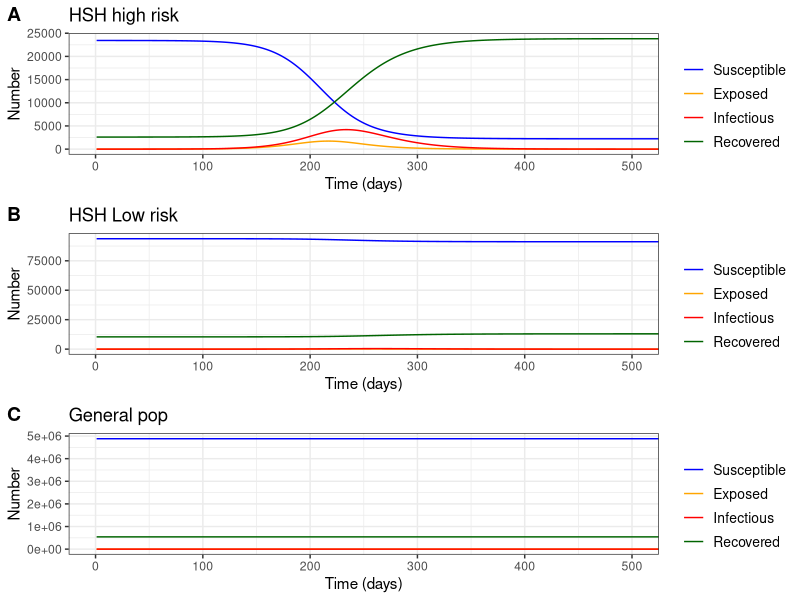

Write the R code that produced this figure. (Note: this script raises an error after producing the figure.)
######## Monkeypox model#######

rm(list =ls())

# Libraries
library(deSolve)
library(ggplot2)
library(cowplot)



p     <- 1   # Probabilidad p de volverse E dado que tiene un contacto con I. 

# b_gg  <- 1     # Num contactos general-general
# b_gl  <- 0.05  # Num contactos general-HSH low risk
# b_gh  <- 1e-6  # Num contactos general-HSH high risk
# b_lg  <- 0.05  # Num contactos HSH low risk-general
# b_ll  <- 0.25  # Num contactos HSH low risk-HSH low risk
# b_lh  <- 1e-2  # Num contactos HSH low risk-HSH high risk
# b_hg  <- 1e-6  # Num contactos HSH high risk-general risk
# b_hl  <- 1e-2  # Num contactos HSH high risk-HSH low risk
# b_hh  <- 1     # Num contactos HSH high risk-HSH high risk

# -------------------------------------------------------
# ----------- Number of sex partners during the last year 
# ------------------------------------------------------

b_gg  <- 1.5/365 # Num contactos general-general
b_gl  <- 0.5/365 # Num contactos general-HSH low risk
b_gh  <- 0.2/365 # Num contactos general-HSH high risk
b_ll  <- 3/365 # Num contactos HSH low risk-HSH low risk
b_lh  <- 2/365 # Num contactos HSH low risk-HSH high risk
b_hh  <- 50/365 # Num contactos HSH high risk-HSH high risk

b_lg  <- b_gl  # Num contactos HSH low risk-general
b_hg  <- b_gh  # Num contactos HSH high risk-general risk
b_hl  <- b_lh  # Num contactos HSH high risk-HSH low risk

p_HSH <- 0.024 #(https://www.sdp.gov.co/sites/default/files/boletin_15.pdf)
p_HSH_l <- 0.8 #supuesto.. buscar.. 
N_g   <- 5.425e6  # Num pob general 18-65a de Bogota 
                  #(SALUDATA-https://saludata.saludcapital.gov.co/osb/index.php/datos-de-salud/demografia/piramidepoblacional/)
N_HSH <- N_g * p_HSH
N_l   <- N_HSH * p_HSH_l  # Num pob HSH low risk
N_h   <-  N_HSH * (1- p_HSH_l)  # Num pob HSH high risk

latency  <- 7.6 #Periodo de incubacion, Charniga el al. 2022 https://doi.org/10.1101/2022.06.22.22276713
inf_period  <- 21 # Dias # CDC https://www.cdc.gov/poxvirus/monkeypox/clinicians/monitoring.html
est_S       <- 0.9 #Susceptibilidad estimada de la infeccion en Colombia
#Taube et al. 2022 https://doi.org/10.1101/2022.07.29.22278217
#pendiente estimar nosotros dado que Colombia suspendió vacunación en 1984)


alpha <- 1/latency
gamma <- 1/inf_period

# ---------------------------------------
# ----------- Specifying parameters
# ---------------------------------------

parameters <- c(beta_gg = b_gg/N_g,#Tasa =  num promedio de contactos gg / Total poblacion general por unidad de tiempo (dia)
                beta_gl = b_gl/N_g,#Tasa =  num promedio de contactos gl / Total poblacion general por unidad de tiempo (dia)
                beta_gh = b_gh/N_g,#Tasa =  num promedio de contactos gh / Total poblacion general por unidad de tiempo (dia)
                beta_lg = b_lg/N_l,#Tasa =  num promedio de contactos lg / Total poblacion LowRisk por unidad de tiempo (dia)
                beta_ll = b_ll/N_l,#Tasa =  num promedio de contactos ll / Total poblacion LowRisk por unidad de tiempo (dia)
                beta_lh = b_lh/N_l,#Tasa =  num promedio de contactos lh / Total poblacion LowRisk por unidad de tiempo (dia)
                beta_hg = b_hg/N_h,#Tasa = num promedio de contactos hg / Total de poblacion HighRisk por unidad de tiempo (dia)
                beta_hl = b_hl/N_h,#Tasa = num promedio de contactos hl / Total de poblacion HighRisk por unidad de tiempo (dia)
                beta_hh = b_hh/N_h,#Tasa = num promedio de contactos hh / Total de poblacion HighRisk por unidad de tiempo (dia)
                alpha = alpha, 
                gamma = gamma)



# ---------------------------------------
# ----------- # Initial conditions (State)
# ---------------------------------------

xstart <- c(S_g = N_g * est_S, 
            E_g = 0, 
            I_g = 0,
            R_g = N_g * (1-est_S),
            
            S_l = N_l * est_S, 
            E_l = 0, 
            I_l = 0, 
            R_l = N_l * (1-est_S),
            
            S_h = N_h * est_S, 
            E_h = 0, 
            I_h = 1, 
            R_h = N_h * (1-est_S)
)


# --------------------------------------
#------------   Time 
#---------------------------------------

tdays  <- seq(1, 365 * 2 , by = 1)



# ---------------------------------------
# ------------    Model
# ---------------------------------------

#------ Compartimentos del modelo
# S_g <- x[1]    #  Susceptible general
# E_g <- x[2]    #  Expuesto general
# I_g <- x[3]    #  Infeccioso general
# R_g <- x[4]    #  Recuperado general
# S_l <- x[5]    #  Susceptible Low risk
# E_l <- x[6]    #  Expuesto Low risk
# I_l <- x[7]    #  Infeccioso low risk
# R_l <- x[8]    #  Recuperado low risk
# S_h <- x[9]    #  Susceptible high risk
# E_h <- x[10]   #  Expuesto high risk
# I_h <- x[11]   #  Infeccioso high risk
# R_h <- x[12]   #  Recuperado high risk


mpxmodel <- function(tdays, xstart, parameters) {
  
  with(as.list(c(xstart, parameters)),{
    
    #------ Force-of-Infection (Incidence per susceptible population)
    lambda_g <- p*(beta_gg*I_g + beta_gl*I_l + beta_gh*I_h)*S_g
    lambda_l <- p*(beta_lg*I_g + beta_ll*I_l + beta_lh*I_h)*S_l
    lambda_h <- p*(beta_hg*I_g + beta_hl*I_l + beta_hh*I_h)*S_h
    
    #------ Rate of Change
    dS_g <- -lambda_g
    dE_g <- lambda_g - alpha * E_g
    dI_g <- alpha * E_g - gamma * I_g
    dR_g <- gamma * I_g
    
    dS_l <- -lambda_l
    dE_l <- lambda_l - alpha * E_l
    dI_l <- alpha * E_l - gamma * I_l
    dR_l <- gamma * I_l
    
    dS_h <- -lambda_h
    dE_h <- lambda_h - alpha * E_h
    dI_h <- alpha * E_h - gamma * I_h
    dR_h <- gamma * I_h
    # return the rate of change
    return(list(c(dS_g ,dE_g, dI_g, dR_g, dS_l, dE_l, dI_l, dR_l, dS_h, dE_h, dI_h, dR_h)))
  }) 
}


# --------------------------------------
#------------   Solving the equation
#---------------------------------------

out <- ode(y = xstart,times=tdays,fun=mpxmodel, parms=parameters)   
out.df <-as.data.frame(out)
# plot(out, xlab = "tiempo", ylab = "Población(t)")


# --------------------------------------
#------------   Graphics
#---------------------------------------

mytheme4 <- theme(text=element_text(colour="black")) +
  theme(panel.grid = element_line(colour = "white")) +
  theme(panel.background = element_rect(fill = "#B2B2B2")) +
  theme_bw() +
  theme(legend.title=element_text(size=12,face="bold"),
        legend.background = element_rect(fill='white', size=0.5,linetype="solid"),
        legend.text=element_text(size=10),
        legend.key=element_rect(colour="white",
                                fill='white',
                                size= 0.25,
                                linetype="solid"))
theme_set(mytheme4)

x_limit_days <- 500

p1 <- 
  ggplot(out.df,aes(x=time)) +
  ggtitle(bquote("HSH high risk")) +
  geom_line(aes(y=S_h,colour="Susceptible")) +
  geom_line(aes(y=E_h, colour= "Exposed"))  +
  geom_line(aes(y=I_h,colour="Infectious")) +
  geom_line(aes(y=R_h,colour="Recovered")) +
  coord_cartesian(xlim = c(0, x_limit_days)) +
  ylab(label="Number") + xlab(label="Time (days)") +
  scale_colour_manual("",
                      breaks=c("Susceptible", "Exposed", "Infectious","Recovered"),
                      values=c("blue","orange", "red","darkgreen"))


p2 <-
  ggplot(out.df,aes(x=time))+
  ggtitle(bquote("HSH Low risk")) +
  geom_line(aes(y=S_l,colour="Susceptible"))+
  geom_line(aes(y=E_l, colour= "Exposed")) +
  geom_line(aes(y=I_l,colour="Infectious"))+
  geom_line(aes(y=R_l,colour="Recovered"))+
  ylab(label="Number") + xlab(label="Time (days)") +
  coord_cartesian(xlim = c(0, x_limit_days)) +
  scale_colour_manual("",
                      breaks=c("Susceptible", "Exposed", "Infectious","Recovered"),
                      values=c("blue","orange", "red","darkgreen"))




p3 <-
  ggplot(out.df,aes(x=time))+
  ggtitle(bquote("General pop")) +
  geom_line(aes(y=S_g,colour="Susceptible"))+
  geom_line(aes(y=E_g, colour= "Exposed")) +
  geom_line(aes(y=I_g,colour="Infectious"))+
  geom_line(aes(y=R_g,colour="Recovered"))+
  ylab(label="Number") + xlab(label="Time (days)") +
  coord_cartesian(xlim = c(0, x_limit_days)) +
  scale_colour_manual("",
                      breaks=c("Susceptible", "Exposed", "Infectious","Recovered"),
                      values=c("blue","orange", "red","darkgreen"))




pp <- cowplot::plot_grid(p1, p2, p3, nrow = 3, align = "hv", labels = "AUTO")
pp
save_plot("figs/pp.png", pp, base_width = 7, base_height = 7)
